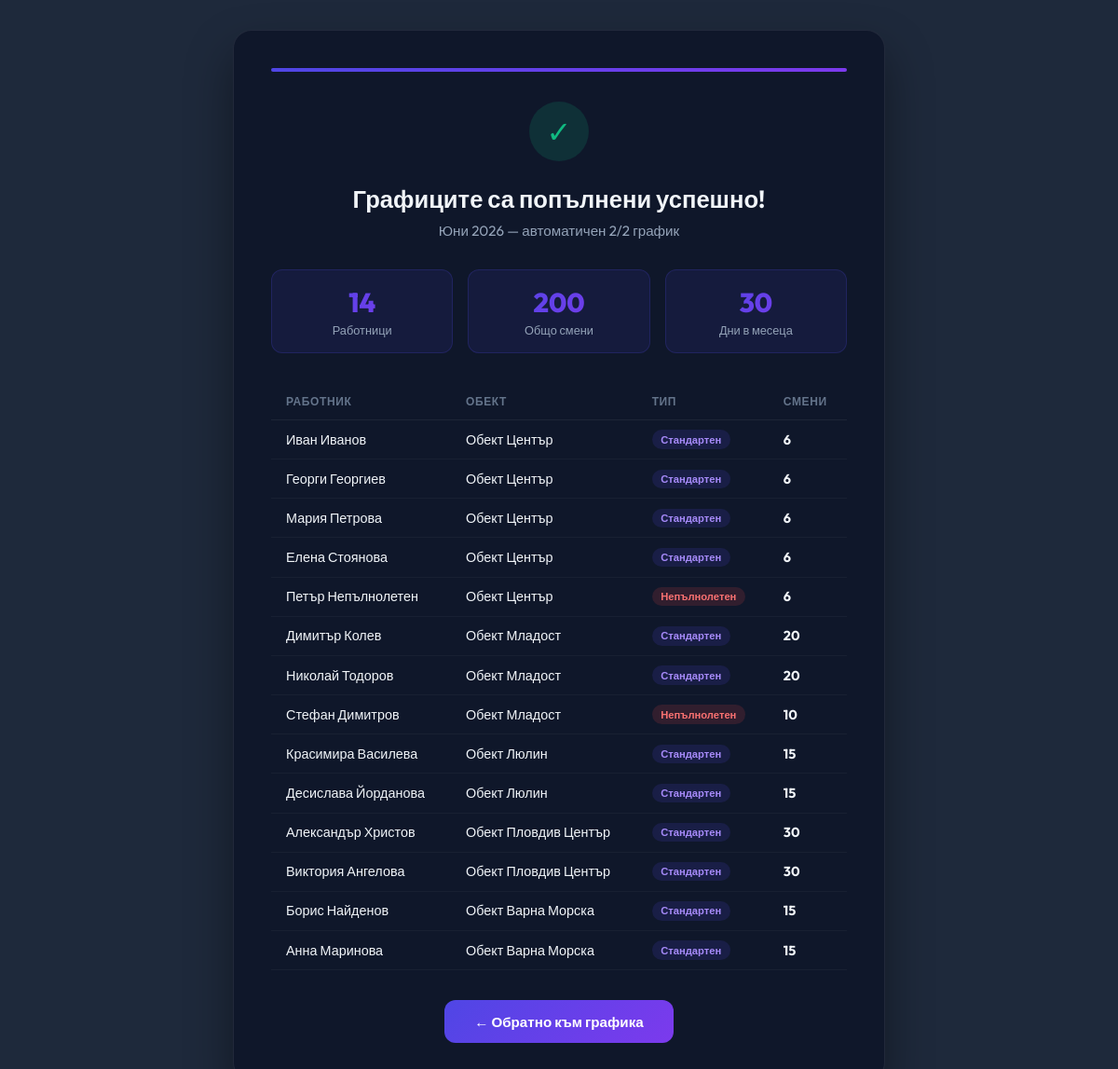
Page /seed_schedules.php on the committed database.
### tables this page shows
CREATE TABLE IF NOT EXISTS `user_locations` (
    `user_id` INT NOT NULL,
    `location_id` INT NOT NULL,
    PRIMARY KEY (`user_id`, `location_id`),
    FOREIGN KEY (`user_id`) REFERENCES `users`(`id`) ON DELETE CASCADE,
    FOREIGN KEY (`location_id`) REFERENCES `locations`(`id`) ON DELETE CASCADE
);

CREATE TABLE IF NOT EXISTS `users` (
    `id` INT AUTO_INCREMENT PRIMARY KEY,
    `email` VARCHAR(255) NOT NULL UNIQUE,
    `password_hash` VARCHAR(255) NULL,
    `role` ENUM('admin', 'worker') NOT NULL DEFAULT 'worker',
    `full_name` VARCHAR(255) NOT NULL,
    `is_underage` TINYINT(1) NOT NULL DEFAULT 0,
    `auth_code` VARCHAR(6) NULL,
    `is_active` TINYINT(1) NOT NULL DEFAULT 0,
    `color_hex` VARCHAR(7) DEFAULT '#4f46e5',
    `is_training` TINYINT(1) NOT NULL DEFAULT 0
);

### seed_schedules.php (the view, shortened to what this page needs)
<?php
require_once 'config.php';
$month = date('Y-m');
$date_obj = new DateTime($month . '-01');
$days_in_month = (int)$date_obj->format('t');
try {
    $pdo->exec("DELETE FROM schedules WHERE date LIKE '" . $month . "-%'");
} catch (PDOException $e) {
}
$stmt = $pdo->query("
    SELECT u.id, u.is_underage, ul.location_id, l.is_24_7
    FROM users u
    JOIN user_locations ul ON u.id = ul.user_id
    JOIN locations l ON ul.location_id = l.id
    WHERE u.role = 'worker' AND u.is_active = 1
");
$all_workers = $stmt->fetchAll();
$by_location = [];
foreach ($all_workers as $w) {
    $by_location[$w['location_id']][] = $w;
}
$summary = [];
$total_shifts = 0;
try {
    $pdo->beginTransaction();
    foreach ($by_location as $loc_id => $workers) {
        $num_workers = count($workers);
        $is_24_7 = $workers[0]['is_24_7'] == 1;
        for ($worker_index = 0; $worker_index < $num_workers; $worker_index++) {
            $worker = $workers[$worker_index];
            $is_underage = $worker['is_underage'] == 1;
            $offset = $worker_index;
            $worker_shifts = 0;
            for ($d = 1; $d <= $days_in_month; $d++) {
                $pattern_length = $num_workers;
                $pattern_index = ($d - 1 - $offset) % $pattern_length;
                if ($pattern_index < 0) {
                    $pattern_index += $pattern_length;
                }
                $shift_type = 'off';
                if ($is_24_7) {
                    if ($pattern_index === 0) {
                        $shift_type = 'day';
                    } elseif ($pattern_index === 1 && !$is_underage) {
                        $shift_type = 'night';
                    }
                } else {
                    if ($pattern_index === 0) {
                        $shift_type = 'day';
                    }
                }
                if ($shift_type === 'off') {
                    continue;
                }
                $worker_shifts++;
            }
            $summary[] = [
                'user_id' => $worker['id'],
                'location_id' => $loc_id,
                'shifts' => $worker_shifts,
                'is_underage' => $worker['is_underage'],
            ];
            $total_shifts += $worker_shifts;
        }
    }
    $pdo->commit();
    $success = true;
} catch (PDOException $e) {
    $pdo->rollBack();
    $success = false;
    $error_msg = $e->getMessage();
}
$worker_names = [];
if (!empty($summary)) {
    $ids = array_unique(array_column($summary, 'user_id'));
    $placeholders = implode(',', array_fill(0, count($ids), '?'));
    $name_stmt = $pdo->prepare("SELECT id, full_name FROM users WHERE id IN ($placeholders)");
    $name_stmt->execute(array_values($ids));
    foreach ($name_stmt->fetchAll() as $row) {
        $worker_names[$row['id']] = $row['full_name'];
    }
}
$location_names = [];
if (!empty($summary)) {
    $loc_ids = array_unique(array_column($summary, 'location_id'));
    $placeholders = implode(',', array_fill(0, count($loc_ids), '?'));
    $loc_stmt = $pdo->prepare("SELECT id, name FROM locations WHERE id IN ($placeholders)");
    $loc_stmt->execute(array_values($loc_ids));
    foreach ($loc_stmt->fetchAll() as $row) {
        $location_names[$row['id']] = $row['name'];
    }
}
$months_bg = [
    1 => 'Януари', 2 => 'Февруари', 3 => 'Март', 4 => 'Април',
    5 => 'Май', 6 => 'Юни', 7 => 'Юли', 8 => 'Август',
    9 => 'Септември', 10 => 'Октомври', 11 => 'Ноември', 12 => 'Декември'
];
$month_label = $months_bg[(int)$date_obj->format('n')] . ' ' . $date_obj->format('Y');
?>
<!DOCTYPE html>
<html lang="bg">
<head>
</head>
<body>
    <div class="container">
        <div class="card">
            <div class="gradient-bar"></div>
            <?php if ($success): ?>
                <div class="icon-circle icon-success">✓</div>
                <h1>Графиците са попълнени успешно!</h1>
                <p class="subtitle"><?php echo $month_label; ?> &mdash; автоматичен 2/2 график</p>
                <div class="stats-row">
                    <div class="stat-box">
                        <div class="stat-number"><?php echo count($summary); ?></div>
                        <div class="stat-label">Работници</div>
                    </div>
                    <div class="stat-box">
                        <div class="stat-number"><?php echo $total_shifts; ?></div>
                        <div class="stat-label">Общо смени</div>
                    </div>
                    <div class="stat-box">
                        <div class="stat-number"><?php echo $days_in_month; ?></div>
                        <div class="stat-label">Дни в месеца</div>
                    </div>
                </div>
                <table>
                    <thead>
                        <tr>
                            <th>Работник</th>
                            <th>Обект</th>
                            <th>Тип</th>
                            <th>Смени</th>
                        </tr>
                    </thead>
                    <tbody>
                        <?php foreach ($summary as $s): ?>
                            <tr>
                                <td><?php echo htmlspecialchars($worker_names[$s['user_id']] ?? 'ID: ' . $s['user_id']); ?></td>
                                <td><?php echo htmlspecialchars($location_names[$s['location_id']] ?? 'ID: ' . $s['location_id']); ?></td>
                                <td>
                                    <?php if ($s['is_underage']): ?>
                                        <span class="badge badge-underage">Непълнолетен</span>
                                    <?php else: ?>
                                        <span class="badge badge-shifts">Стандартен</span>
                                    <?php endif; ?>
                                </td>
                                <td><strong><?php echo $s['shifts']; ?></strong></td>
                            </tr>
                        <?php endforeach; ?>
                    </tbody>
                </table>
            <?php endif; ?>
            <div class="text-center">
                <a href="admin_scheduler.php" class="btn btn-primary">← Обратно към графика</a>
            </div>
        </div>
    </div>
</body>
</html>

### seed_schedules.php (style rules this page uses)
* { margin: 0; padding: 0; box-sizing: border-box; }
body { font-family: 'Outfit', sans-serif; background: #1e293b; color: #f1f5f9; min-height: 100vh; display: flex; align-items: center; justify-content: center; padding: 2rem; }
.container { max-width: 700px; width: 100%; }
.card { background: #0f172a; border-radius: 20px; padding: 2.5rem; border: 1px solid rgba(255,255,255,0.08); box-shadow: 0 25px 50px rgba(0,0,0,0.4); }
.gradient-bar { height: 4px; background: linear-gradient(90deg, #4f46e5, #7c3aed); border-radius: 2px; margin-bottom: 2rem; }
.icon-circle { width: 64px; height: 64px; border-radius: 50%; display: flex; align-items: center; justify-content: center; font-size: 2rem; margin: 0 auto 1.5rem; }
.icon-success { background: rgba(16, 185, 129, 0.15); color: #10b981; }
h1 { font-size: 1.6rem; font-weight: 700; text-align: center; margin-bottom: 0.5rem; }
.subtitle { text-align: center; color: #94a3b8; font-size: 0.95rem; margin-bottom: 2rem; }
.stats-row { display: flex; gap: 1rem; margin-bottom: 2rem; }
.stat-box { flex: 1; background: rgba(79, 70, 229, 0.1); border: 1px solid rgba(79, 70, 229, 0.2); border-radius: 12px; padding: 1rem; text-align: center; }
.stat-number { font-size: 1.8rem; font-weight: 800; background: linear-gradient(135deg, #4f46e5, #7c3aed); -webkit-background-clip: text; -webkit-text-fill-color: transparent; }
.stat-label { font-size: 0.8rem; color: #94a3b8; margin-top: 0.25rem; }
table { width: 100%; border-collapse: collapse; margin-bottom: 2rem; }
thead th { text-align: left; font-size: 0.75rem; font-weight: 600; color: #64748b; text-transform: uppercase; letter-spacing: 0.05em; padding: 0.75rem 1rem; border-bottom: 1px solid rgba(255,255,255,0.06); }
tbody td { padding: 0.65rem 1rem; font-size: 0.9rem; border-bottom: 1px solid rgba(255,255,255,0.04); }
.badge { display: inline-block; padding: 0.2rem 0.6rem; border-radius: 999px; font-size: 0.7rem; font-weight: 600; }
.badge-underage { background: rgba(239, 68, 68, 0.15); color: #f87171; }
.badge-shifts { background: rgba(79, 70, 229, 0.15); color: #a78bfa; }
.btn { display: inline-block; padding: 0.85rem 2rem; border-radius: 12px; font-family: 'Outfit', sans-serif; font-size: 0.95rem; font-weight: 600; text-decoration: none; text-align: center; transition: all 0.2s; }
.btn-primary { background: linear-gradient(135deg, #4f46e5, #7c3aed); color: #fff; }
.text-center { text-align: center; }

### rows in the picture
user_locations: user "Петър Непълнолетен", location "Обект Център", user "6"
user_locations: user "Димитър Колев", location "Обект Младост", shows "Стандартен", shifts "20"
user_locations: user "Николай Тодоров", location "Обект Младост", shows "Стандартен", shifts "20"
user_locations: user "Стефан Димитров", location "Обект Младост", shows "Непълнолетен", shifts "10"
user_locations: user "Красимира Василева", location "Обект Люлин", shows "Стандартен", shifts "15"
user_locations: user "Десислава Йорданова", location "Обект Люлин", shows "Стандартен", shifts "15"
user_locations: user "Александър Христов", location "Обект Пловдив Център", shows "Стандартен", shifts "30"
user_locations: user "Виктория Ангелова", location "Обект Пловдив Център", shows "Стандартен", shifts "30"
user_locations: user "Анна Маринова", location "Обект Варна Морска", shows "Стандартен", user "15"

### other values in the picture
count($summary) "14"
$total_shifts "200"
$worker_names[$s['user_id']] "Иван Иванов"
$location_names[$s['location_id']] "Обект Център"
$s['shifts'] "6"
$worker_names[$s['user_id']] "Георги Георгиев"
$worker_names[$s['user_id']] "Мария Петрова"
$worker_names[$s['user_id']] "Елена Стоянова"
$worker_names[$s['user_id']] "Борис Найденов"
$location_names[$s['location_id']] "Обект Варна Морска"
$s['shifts'] "15"
